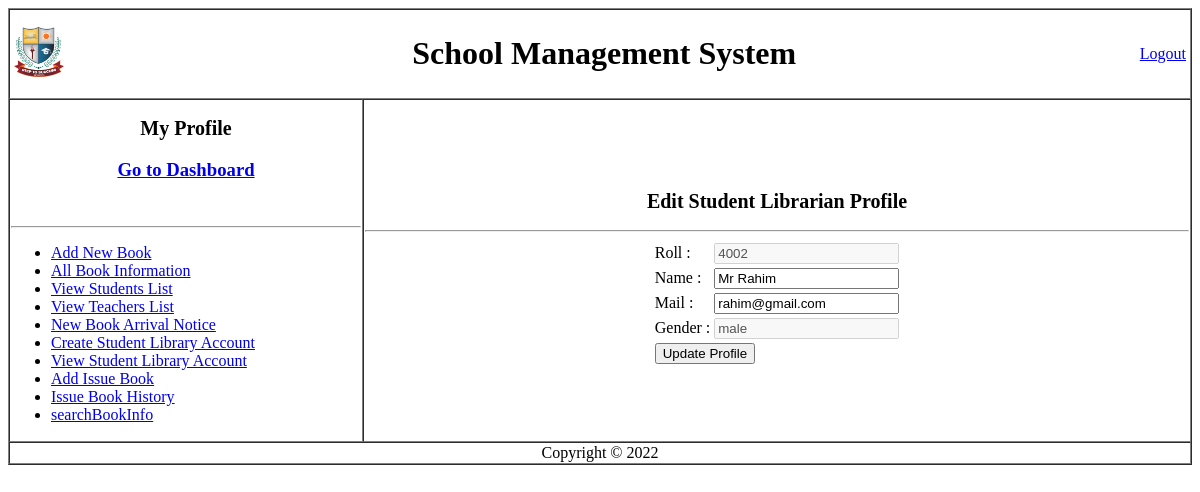
The app's page /Librarian/View/editstudentlibprofile.php?id=4002 (signed in) with its own data.
### tables this page shows
CREATE TABLE `studentslibraryaccount` (
  `serialno` int(3) NOT NULL,
  `id` int(4) NOT NULL,
  `name` varchar(20) NOT NULL,
  `mail` varchar(20) NOT NULL,
  `gender` varchar(20) NOT NULL
);

### Librarian/Model/usersmodel.php (called while the page is built, shortened)
<?php
function viewStudentLibProfile($roll){
        $conn = getConnection();
        $sql = "select * from studentslibraryaccount where id='$roll'";
        $result = mysqli_query($conn,$sql);
        $row = mysqli_fetch_assoc($result);
        return $row;
    }
?>

### Librarian/View/editstudentlibprofile.php (the view, shortened to what this page needs)
<?php
$title= "Edit Student Librarian Profile";
include('header.php');
require_once('../Model/usersmodel.php');
$roll = $_GET['id'];
$editLibProfile =  viewStudentLibProfile($roll);
?>
    <table border="1" cellspacing="0" width="100%" >
      <tr>
        <td colspan="2">
          <table width="100%">
            <tr>
              <td><img height="50px" weight="50px" src="../Resources/logo.png" alt=""></td>
              <td align = "center"><h1>School Management System</h1></td>
              <td align = "right">
                <a href="../Controller/logout.php">Logout</a>
              </td>
            </tr>
          </table>
        </td>
      </tr>
      <tr id="navigation">
        <td width="350px">
        <h2 align="center"><a href="viewLibrarianProfile.php">My Profile</a></h2></h2>
          <h3 align="center"><a href="dashboard.php">Go to Dashboard</a></h3></br>
          <hr>
          <ul>
            <li><a href="addnewbook.php">Add New Book</a></li>
            <li><a href="allBooksInfo.php">All Book Information</a></li>
            <li><a href="viewStudentsList.php">View Students List</a></li>
            <li><a href="viewTeachersList.php">View Teachers List</a></li>
            <li><a href="noticeForm.php">New Book Arrival Notice</a></li>
            <li><a href="studentLibraryAcc.php">Create Student Library Account</a></li>
            <li><a href="viewAllStudentsLibProfile.php">View Student Library Account</a></li>
            <li><a href="issueNewBook.php">Add Issue Book</a></li>
            <li><a href="issuedBookHistory.php">Issue Book History</a></li>
            <li><a href="searchBookInfo.php">searchBookInfo</a></li>
          </ul>
        </td>
        <td id="main content"><h2 align="center" ><?php echo $title; ?></h2><hr>
        <form action="../Controller/editStudentLibProfileCheck.php" method="POST">
          <table align="center">
                    <tr>
                        <td>Roll :</td>
                        <td><input type="roll" name="roll" disabled value="<?php echo $editLibProfile['id']; ?>" ></td>
                    </tr>
                    <tr>
                        <td>Name :</td>
                        <td><input type="text" name="name" value="<?php echo $editLibProfile['name']; ?>"></td>
                    </tr>
                    <tr>
                        <td>Mail :</td>
                        <td><input type="mail" name="mail" value="<?php echo $editLibProfile['mail']; ?>"></td>
                    </tr>
                    <tr>
                        <td>Gender :</td>
                        <td><input type="text" name="gender" disabled value="<?php echo $editLibProfile['gender']; ?>"></td>
                    </tr>
                    <tr>
                        <td colspan="2"><input type="submit" name="editstudentlibprofile" value="Update Profile"></td>
                    </tr>
            </table>
          </form>
        </td>
      </tr>
      <?php include('footer.php'); ?>

### Librarian/css/style.css (style rules this page uses)
#navigation h2 { font-size: 20px; text-align: center; }
#navigation h2 a { text-decoration: none; color: #000; }

### records on screen
studentslibraryaccount: roll "4002", name "Mr Rahim", mail "rahim@gmail.com", gender "male"

### other values on screen
$title "Edit Student Librarian Profile"
